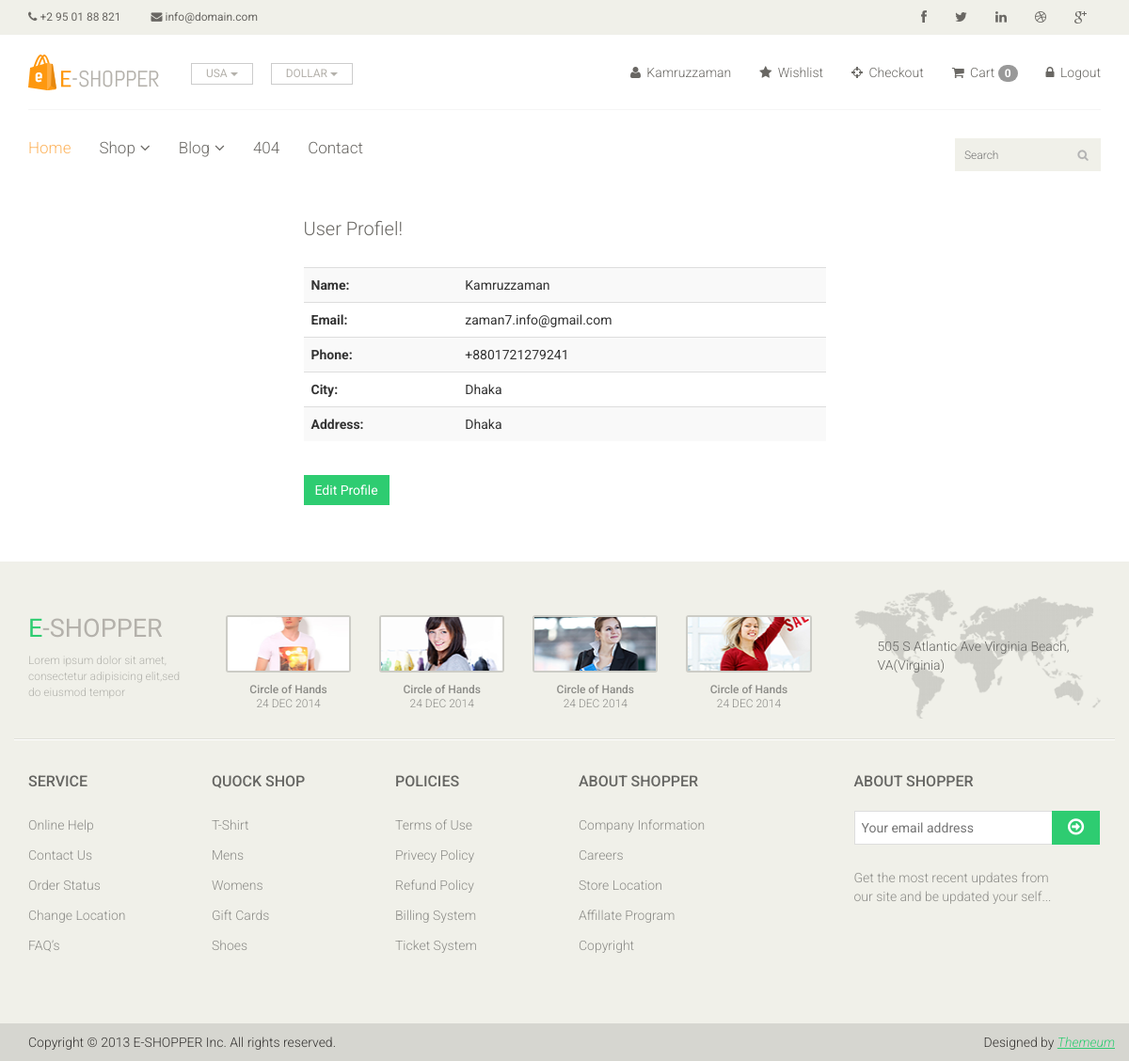
Screenshot of /profile.php?user_account=11 (signed in) with the database file from the repository.
### tables this page shows
CREATE TABLE `customers_table` (
  `customersId` int(11) NOT NULL,
  `customersName` varchar(55) NOT NULL,
  `customersEmail` varchar(55) NOT NULL,
  `password` varchar(32) NOT NULL,
  `phoneNumber` varchar(14) NOT NULL,
  `city` varchar(55) NOT NULL,
  `address` varchar(100) NOT NULL
);

### libs/Database.php (called while the page is built, shortened)
<?php
class Database{
    public $host   = DB_HOST;
    public $user   = DB_USER;
    public $pass   = DB_PASS;
    public $dbname = DB_NAME;
    public $link;
    public function dbConnect(){
        $this->link = new mysqli($this->host, $this->user, $this->pass, $this->dbname);
    }
    public function readData($query){
        $result = $this->link->query($query) or die($this->link->error.__LINE__);
        if($result->num_rows > 0){
            return $result;
        }
        else {
            return false;
        }
    }
}
?>

### libs/Customers.php (called while the page is built, shortened)
<?php
class Customers {
	private $db;
 	public function __construct(){
 		$this->db = new Database();
 	}
 	public function getCustomerProfile($customersId){
 		$query = "SELECT * FROM customers_table WHERE customersId = '$customersId'";
 		$result = $this->db->readData($query);
 		return $result;
 	}
}
?>

### profile.php (the view, shortened to what this page needs)
<?php include "include/header.php" ?>
<?php
	if (!isset($_GET['user_account']) OR $_GET['user_account'] == NULL ) {
        echo "<script>window.location='login.php';</script>";
    }
    else{
        $customersId = $_GET['user_account'];
		$getData = $cstmr->getCustomerProfile($customersId);
    }
?>
	<section id="form">
		<div class="container">
			<div class="row">
				<div class="col-md-6 col-md-offset-3">
					<div class="signup-form">
						<h2>User Profiel!</h2>
						<table class="table table-striped">
							<?php if ($getData) {
								while($value = $getData->fetch_assoc()){
							?>
							<tr>
								<th>Name:</th>
								<td><?php echo $value['customersName'] ?></td>
							</tr>
							<tr>
								<th>Email:</th>
								<td><?php echo $value['customersEmail'] ?></td>
							</tr>
							<tr>
								<th>Phone:</th>
								<td><?php echo $value['phoneNumber'] ?></td>
							</tr>
							<tr>
								<th>City:</th>
								<td><?php echo $value['city'] ?></td>
							</tr>
							<tr>
								<th>Address:</th>
								<td><?php echo $value['address'] ?></td>
							</tr>
							<?php } } ?>
						</table>
						<a href="#" class="btn btn-primary">Edit Profile</a>
					</div>
				</div>
			</div>
		</div>
	</section>
<?php include "include/footer.php" ?>

### css/main.css (style rules this page uses)
body { font-family: 'Roboto', sans-serif; background:; position: relative; font-weight:400px; }
a { -webkit-transition: 300ms; -moz-transition: 300ms; -o-transition: 300ms; transition: 300ms; }
h1, h2, h3, h4, h5, h6 { font-family: 'Roboto', sans-serif; }
#form { display: block; margin-bottom: 60px; overflow: hidden; }
.login-form h2, .signup-form h2 { color: #696763; font-family: 'Roboto', sans-serif; font-size: 20px; font-weight: 300; margin-bottom: 30px; }
.btn.btn-primary { background:#2ecc71; border: 0 none; border-radius: 0; margin-top: 16px; }

### rows the page displays
customers_table: customersName "Kamruzzaman", customersEmail "zaman7.info@gmail.com", phoneNumber "+8801721279241", city "Dhaka", address "Dhaka"

### other values shown
$customersName "Kamruzzaman"
